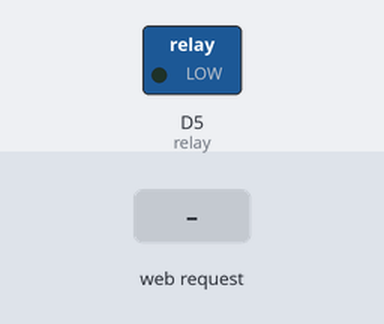
This sketch was run on a simulated ESP8266 (NodeMCU). Shown: switched loads named in the sketch (green lamp = pin HIGH). The inputs (shaded band) are chosen by the test bench. WiFi joins after 1.5 s; servers stay silent unless stated; what the sketch prints to the serial monitor is not drawn.

Above: at 2.7 s.
2.8 s: HTTP request GET /don received
At 3.7 s:
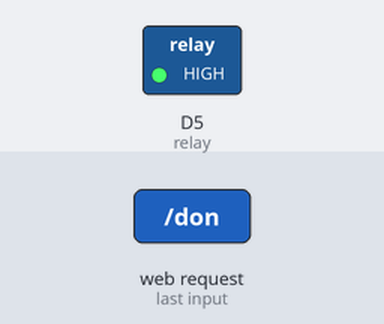
4.3 s: HTTP request GET /dof received
At 4.9 s:
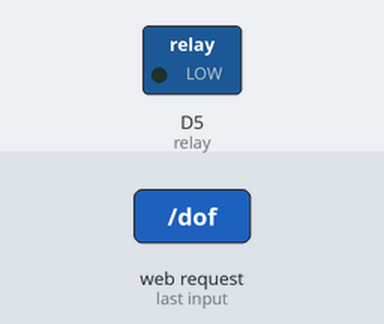
Timing chart, 0 to 7.3 s (numbered marks = the images above; inputs shaded):
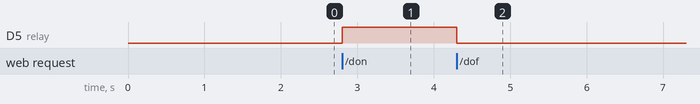

The sketch:

router_relay.ino
```cpp
 #include <ESP8266WiFi.h>

#include <ESP8266WebServer.h>
const char* ssid = "YOUR_WIFI_SSID";
const char* password = "YOUR_WIFI_PASSWORD";

#define  relay D5

ESP8266WebServer server(80);
    void handleRoot() {

                    server.send(200, "text/plain","READY");
                      }

    void handleOn() {
                     digitalWrite(relay,HIGH);
                    server.send(200, "text/plain","DONE");
                      }

    void handleOff() {
                     digitalWrite(relay,LOW);
                    server.send(200, "text/plain","DONE");
                     }

void setup() {
Serial.begin(115200);

  WiFi.disconnect();
  WiFi.mode(WIFI_STA);

  WiFi.begin(ssid, password);


  // Wait for connection
  while (WiFi.status() != WL_CONNECTED) {
    delay(500);
    Serial.print(".");
  }
  Serial.print("Connected to ");
  Serial.println(ssid);
  Serial.print("IP address: ");
  Serial.println(WiFi.localIP());


pinMode(relay,OUTPUT);


digitalWrite(relay,LOW);

  server.on("/", handleRoot);
  server.on("/don",handleOn);
  server.on("/dof",handleOff);
  server.begin();

}

void loop() {
server.handleClient();
}
```

Measured:
- after the input at 2.8 s, D5 (relay): LOW → HIGH at once
- after the input at 4.3 s, D5 (relay): HIGH → LOW at once
